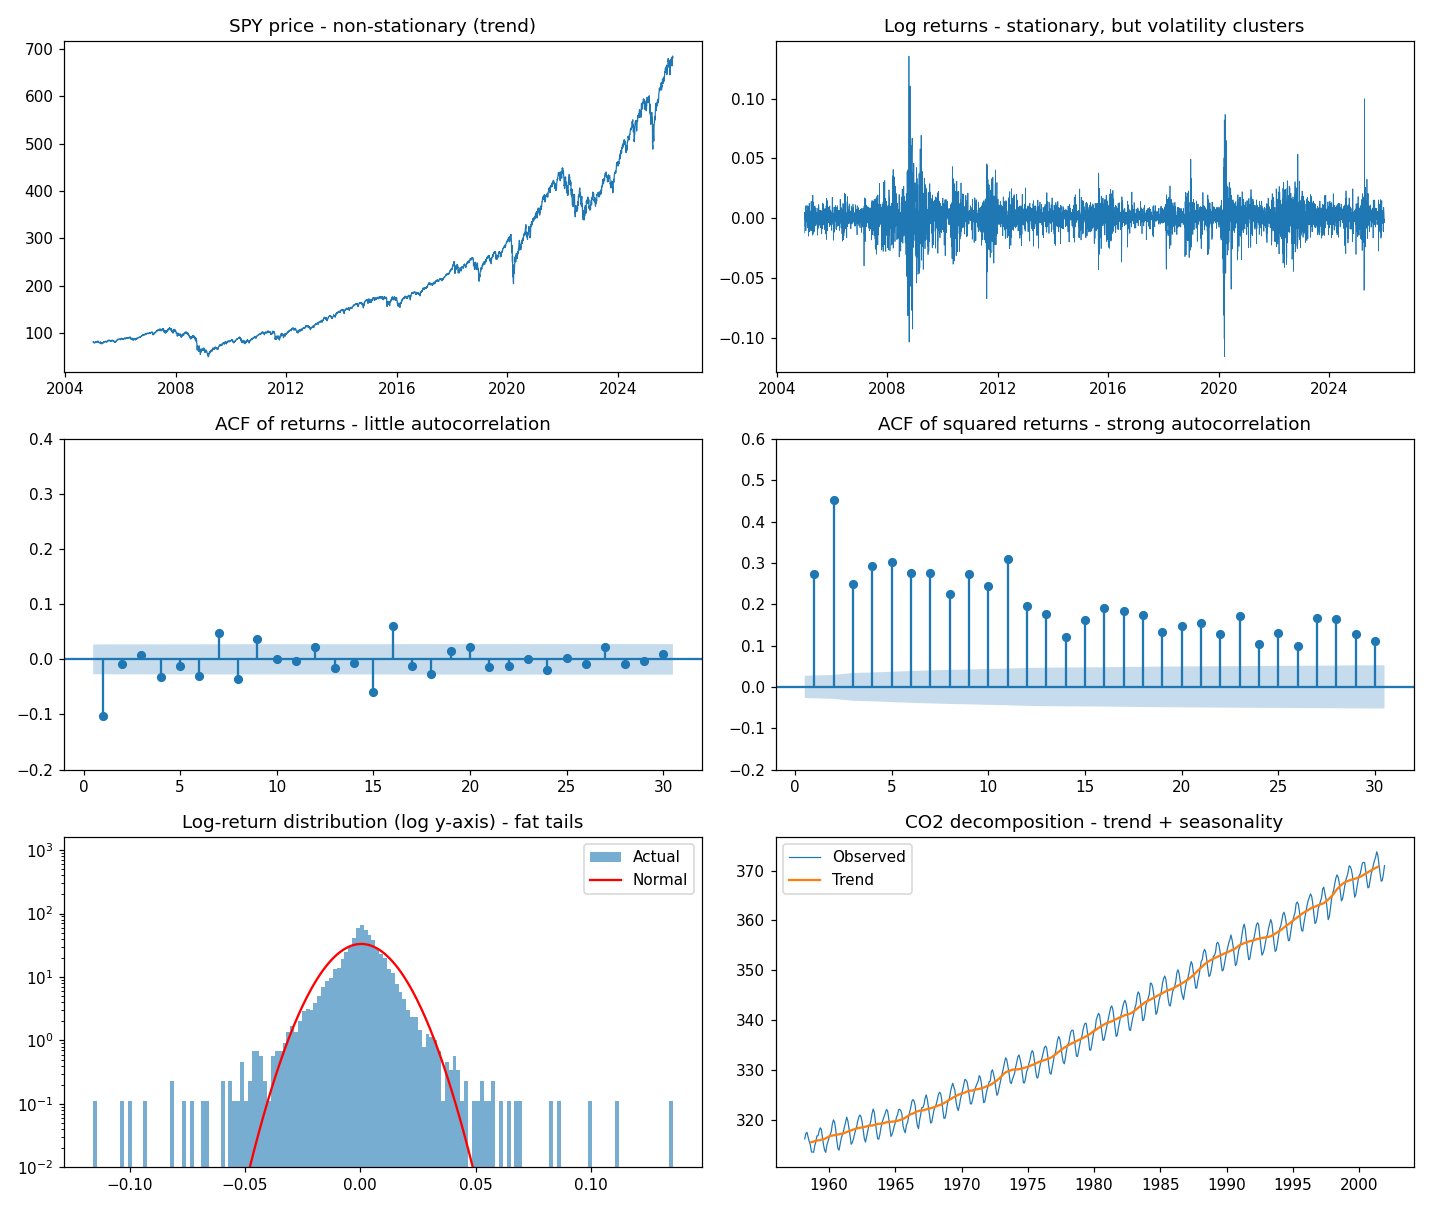

Here is the Python script that generated this plot:
"""
Stylized facts of financial returns - Stage 1 time series basics.

Runs five checks on S&P 500 (SPY) daily data and prints the results:
  1. Returns      : simple vs log returns
  2. Stationarity : ADF and KPSS tests on prices vs returns
  3. Autocorrelation : Ljung-Box test on returns vs squared returns
  4. Fat tails    : skewness, kurtosis, Jarque-Bera, extreme-day counts
  5. Decomposition: trend / seasonal / residual (CO2 data, which has seasonality)

Usage:
    python stylized_facts.py
    python stylized_facts.py --ticker AAPL --start 2010-01-01 --end 2025-12-31
"""

import argparse
import warnings

import matplotlib.pyplot as plt
import numpy as np
import pandas as pd
import yfinance as yf
from scipy import stats
from statsmodels.datasets import co2
from statsmodels.graphics.tsaplots import plot_acf
from statsmodels.stats.diagnostic import acorr_ljungbox
from statsmodels.tsa.seasonal import seasonal_decompose
from statsmodels.tsa.stattools import adfuller, kpss

# statsmodels warns about future API changes and about KPSS p-values outside
# its lookup table; neither changes the results, so keep the output clean.
warnings.filterwarnings("ignore", category=FutureWarning)
warnings.filterwarnings("ignore", message=".*outside of the range of p-values.*")


def load_prices(ticker, start, end):
    data = yf.download(ticker, start=start, end=end, auto_adjust=True, progress=False)
    prices = data["Close"].squeeze().dropna()
    prices.name = ticker
    return prices


# ---------------------------------------------------------------- 1. Returns
def show_returns(prices):
    simple = prices.pct_change().dropna()
    log = np.log(prices / prices.shift(1)).dropna()

    print("=" * 60)
    print("1. RETURNS")
    print("=" * 60)
    print(f"First 3 days:")
    print(pd.DataFrame({"price": prices.iloc[1:4], "simple": simple.iloc[:3],
                        "log": log.iloc[:3]}).round(5))

    # Log returns add up over time; simple returns do not.
    total_from_prices = prices.iloc[-1] / prices.iloc[0] - 1
    total_from_log = np.exp(log.sum()) - 1
    wrong_from_simple = simple.sum()
    print(f"\nTotal return from prices      : {total_from_prices:8.2%}")
    print(f"exp(sum of log returns) - 1   : {total_from_log:8.2%}  <- same")
    print(f"sum of simple returns (wrong) : {wrong_from_simple:8.2%}  <- differs")
    return log


# ----------------------------------------------------------- 2. Stationarity
def stationarity_tests(series, label):
    adf_p = adfuller(series, autolag="AIC")[1]
    kpss_p = kpss(series, regression="c", nlags="auto")[1]
    # ADF:  H0 = non-stationary -> small p means stationary
    # KPSS: H0 = stationary     -> small p means non-stationary
    adf_says = "stationary" if adf_p < 0.05 else "non-stationary"
    kpss_says = "non-stationary" if kpss_p < 0.05 else "stationary"
    print(f"{label:<8} ADF p={adf_p:6.4f} ({adf_says:<14})  "
          f"KPSS p={kpss_p:6.4f} ({kpss_says})")


def show_stationarity(prices, log_ret):
    print("\n" + "=" * 60)
    print("2. STATIONARITY  (ADF: H0 non-stationary / KPSS: H0 stationary)")
    print("=" * 60)
    stationarity_tests(prices, "Price")
    stationarity_tests(log_ret, "Return")
    print("(KPSS p-values are capped at 0.01 and 0.10 by statsmodels)")


# -------------------------------------------------------- 3. Autocorrelation
def show_autocorrelation(log_ret):
    print("\n" + "=" * 60)
    print("3. AUTOCORRELATION  (Ljung-Box, 10 lags, H0 = no autocorrelation)")
    print("=" * 60)
    for label, series in [("Return", log_ret), ("Return^2", log_ret ** 2)]:
        lb = acorr_ljungbox(series, lags=[10], return_df=True)
        acf1 = series.autocorr(lag=1)
        print(f"{label:<9} lag-1 autocorr={acf1:7.4f}   "
              f"Q={lb['lb_stat'].iloc[0]:9.1f}   p={lb['lb_pvalue'].iloc[0]:.4g}")
    print("Squared returns are far more autocorrelated -> volatility clustering")


# -------------------------------------------------------------- 4. Fat tails
def show_fat_tails(log_ret):
    print("\n" + "=" * 60)
    print("4. FAT TAILS")
    print("=" * 60)
    skew = stats.skew(log_ret)
    kurt = stats.kurtosis(log_ret)          # excess kurtosis: normal = 0
    jb_p = stats.jarque_bera(log_ret).pvalue
    print(f"Skewness        : {skew:7.3f}   (normal = 0)")
    print(f"Excess kurtosis : {kurt:7.3f}   (normal = 0)")
    print(f"Jarque-Bera p   : {jb_p:.4g}   (H0 = normal distribution)")

    z = (log_ret - log_ret.mean()) / log_ret.std()
    n = len(z)
    print(f"\n{'Move':<8}{'Actual days':>12}{'Normal expects':>16}")
    for k in [3, 4, 5]:
        actual = int((z.abs() > k).sum())
        expected = n * 2 * stats.norm.sf(k)
        print(f">{k} sigma{actual:12d}{expected:16.2f}")


# ---------------------------------------------------------- 5. Decomposition
def show_decomposition():
    print("\n" + "=" * 60)
    print("5. DECOMPOSITION  (monthly CO2, Mauna Loa - built into statsmodels)")
    print("=" * 60)
    series = co2.load_pandas().data["co2"].resample("MS").mean().interpolate()
    result = seasonal_decompose(series, model="additive", period=12)
    seasonal = result.seasonal.iloc[:12]
    print("Seasonal effect by month (ppm):")
    for month, value in zip(seasonal.index.strftime("%b"), seasonal):
        print(f"  {month}: {value:+.2f}")
    print("Stock returns have almost no seasonal pattern, so CO2 is used here.")
    return result


# ------------------------------------------------------------------- Chart
def make_chart(prices, log_ret, decomp, ticker, path="stylized_facts.png"):
    fig, axes = plt.subplots(3, 2, figsize=(13, 11))

    axes[0, 0].plot(prices, lw=0.8)
    axes[0, 0].set_title(f"{ticker} price - non-stationary (trend)")

    axes[0, 1].plot(log_ret, lw=0.5)
    axes[0, 1].set_title("Log returns - stationary, but volatility clusters")

    plot_acf(log_ret, lags=30, ax=axes[1, 0], zero=False)
    axes[1, 0].set_title("ACF of returns - little autocorrelation")
    axes[1, 0].set_ylim(-0.2, 0.4)

    plot_acf(log_ret ** 2, lags=30, ax=axes[1, 1], zero=False)
    axes[1, 1].set_title("ACF of squared returns - strong autocorrelation")
    axes[1, 1].set_ylim(-0.2, 0.6)

    x = np.linspace(log_ret.min(), log_ret.max(), 400)
    axes[2, 0].hist(log_ret, bins=150, density=True, alpha=0.6, label="Actual")
    axes[2, 0].plot(x, stats.norm.pdf(x, log_ret.mean(), log_ret.std()),
                    "r", lw=1.5, label="Normal")
    axes[2, 0].set_yscale("log")
    axes[2, 0].set_ylim(bottom=1e-2)
    axes[2, 0].set_title("Log-return distribution (log y-axis) - fat tails")
    axes[2, 0].legend()

    axes[2, 1].plot(decomp.observed, lw=0.8, label="Observed")
    axes[2, 1].plot(decomp.trend, lw=1.5, label="Trend")
    axes[2, 1].set_title("CO2 decomposition - trend + seasonality")
    axes[2, 1].legend()

    fig.tight_layout()
    fig.savefig(path, dpi=110)
    print(f"\nChart saved to {path}")


def main():
    parser = argparse.ArgumentParser(description="Stylized facts of returns")
    parser.add_argument("--ticker", default="SPY")
    parser.add_argument("--start", default="2005-01-01")
    parser.add_argument("--end", default="2025-12-31")
    args = parser.parse_args()

    prices = load_prices(args.ticker, args.start, args.end)
    print(f"{args.ticker}: {len(prices)} days, "
          f"{prices.index[0].date()} to {prices.index[-1].date()}\n")

    log_ret = show_returns(prices)
    show_stationarity(prices, log_ret)
    show_autocorrelation(log_ret)
    show_fat_tails(log_ret)
    decomp = show_decomposition()
    make_chart(prices, log_ret, decomp, args.ticker)


if __name__ == "__main__":
    main()
